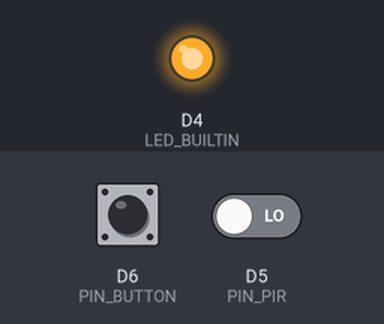
Bench run of a program on a simulated ESP8266 (NodeMCU). On the bench: output pins drawn as LEDs (lit = HIGH, except the on-board LED, lit = LOW). Dashed ring = blinking. The test bench sets the inputs (shaded band); at power-on: D5 (PIN_PIR) LOW, D6 (PIN_BUTTON) HIGH. What the program prints to the serial monitor is not drawn.

Above: at 1.2 s.
1.3 s: D5 (PIN_PIR) driven HIGH
At 4.2 s:
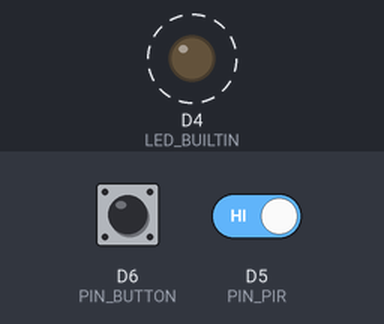
4.3 s: D6 (PIN_BUTTON) pulled LOW for 0.15 s
At 5.2 s:
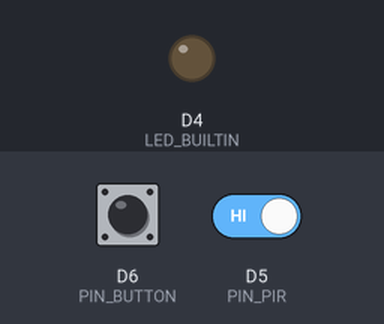
Timing chart, 0 to 7.3 s (numbered marks = the images above; inputs shaded):
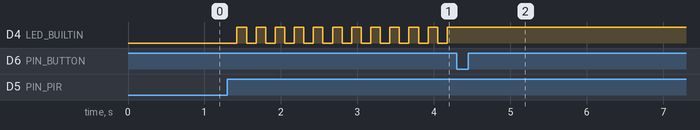

Measured:
- after the input at 1.3 s, D4 (LED_BUILTIN): alternates HIGH for 0.13 s and LOW for 0.13 s, starting after 0.13 s
- after the input at 4.3 s, D4 (LED_BUILTIN): stops changing and stays HIGH

The program:

main.cpp
```cpp
// COMP-10184 – Mohawk College
// Alarm System
//
// This program is an alarm system where in it detects motion and button inputs from
// a sensor and does a specific action per state.
//
// @author  Aileen Velasco
// @id      000805966
//
// I created this work and I have not shared it with anyone else.
//

#include <Arduino.h>

// digital input pin definitions
#define PIN_PIR D5
#define PIN_BUTTON D6

// define button delay
#define BUTTON_DELAY 200

// define all LED states.
#define LED_ON   0
#define LED_OFF  1

// define all possible alarm states.
#define ALARM_DEFAULT   0
#define ALARM_DISABLED  1
#define ALARM_ENABLED   2
#define ALARM_COUNTDOWN 3
#define ALARM_ACTIVE    4

// global variables
int alarmState = 0;
int buttonInput = 0;
bool buttonState = false;
bool sensorInput = false;

// ***********************************************************
// Check if any sensor or button input has been read and change their state accordingly
//
void getInputs() {
  // read PIR sensor input
  sensorInput = digitalRead(PIN_PIR);
  // read button input
  buttonInput = digitalRead(PIN_BUTTON);

  //Check if sensor has been activated and if alarm state is not disabled
  if(sensorInput && alarmState != ALARM_DISABLED){
    alarmState = ALARM_COUNTDOWN;
  }

  //Check if button is pressed
  if(buttonInput == 0){
    delay(BUTTON_DELAY);

    // check if button was pressed during countdown
    if(alarmState == ALARM_COUNTDOWN){
      buttonState = true;
    }
    // check if button has been pressed while alarm was disabled
    else if (alarmState == ALARM_DISABLED)
    {
      buttonState = false;
      alarmState = ALARM_ENABLED;
    }
  }
}

// ***********************************************************
// This function checks the alarm state and does an action per state
//
void checkAlarmState() {

  // check button state
  if(buttonState == false){

    switch (alarmState) {
      case ALARM_DISABLED:
        disable_alarm:
        // display when alarm is disabled
        Serial.println("\nButton Pressed - Alarm Disabled");
        // LED OFF
        digitalWrite(LED_BUILTIN, LED_OFF);
        break;
      case ALARM_ENABLED:
        // display when alarm is enabled
        Serial.println("\nButton Pressed - Alarm Enabled");
        alarmState = ALARM_DEFAULT;
        //sensorInput = 0;
        break;
      case ALARM_COUNTDOWN:
        // display when alarm is on countdown
        Serial.println("\nMotion Detected - Alarm will activate in 10s!\n");

        // when alarm is activated, countdown begins
        for(int x = 0; x < 10; x++){
            // let light blink 4 times in one second
            // (1000ms / 4 = 250ms) / 2 = 125ms to blink 4 times
            for(int y = 0; y < 4; y++){
                  // check for button press
                  getInputs();

                  // if button has been pressed disable alarm
                  if(buttonState == true) {
                    alarmState = ALARM_DISABLED;
                    goto disable_alarm;
                  }

                  // LED ON
                  digitalWrite(LED_BUILTIN, LED_ON);
                  delay(125);

                  // LED OFF
                  digitalWrite(LED_BUILTIN, LED_OFF);
                  delay(125);
              }

              //Print seconds
              Serial.print(String(x+1));
        }

        //set alarm state to activate after 10 seconds
        alarmState = ALARM_ACTIVE;
        break;
      case ALARM_ACTIVE:
        // display when alarm is activated
        Serial.println("\nAlarm Activated!");
        // toggle button state so that user won't be able to do anymore actions
        buttonState = true;
        // LED ON
        digitalWrite(LED_BUILTIN, LED_ON);
        break;
      default:
        // Do Nothing
        break;
    }
  }
}

// ***********************************************************
void setup() {
  // configure the USB serial monitor
  Serial.begin(115200);

  // configure the LED output
  pinMode(LED_BUILTIN, OUTPUT);

  // PIR sensor is an INPUT
  pinMode(PIN_PIR, INPUT);

  // Button is an INPUT
  pinMode(PIN_BUTTON, INPUT_PULLUP);

  // Print Header
  Serial.println("\n===========================================");
  Serial.println("\nCOMP-10184 – Alarm System");
  Serial.println("Name: Aileen Velasco");
  Serial.println("Student ID: 000805966");
  Serial.println("\n===========================================");

}

// ***********************************************************
void loop(){
  // get button and motion detector inputs
  getInputs();

  // should we arm/activate/enable/disable the alarm?
  checkAlarmState();
}
```
